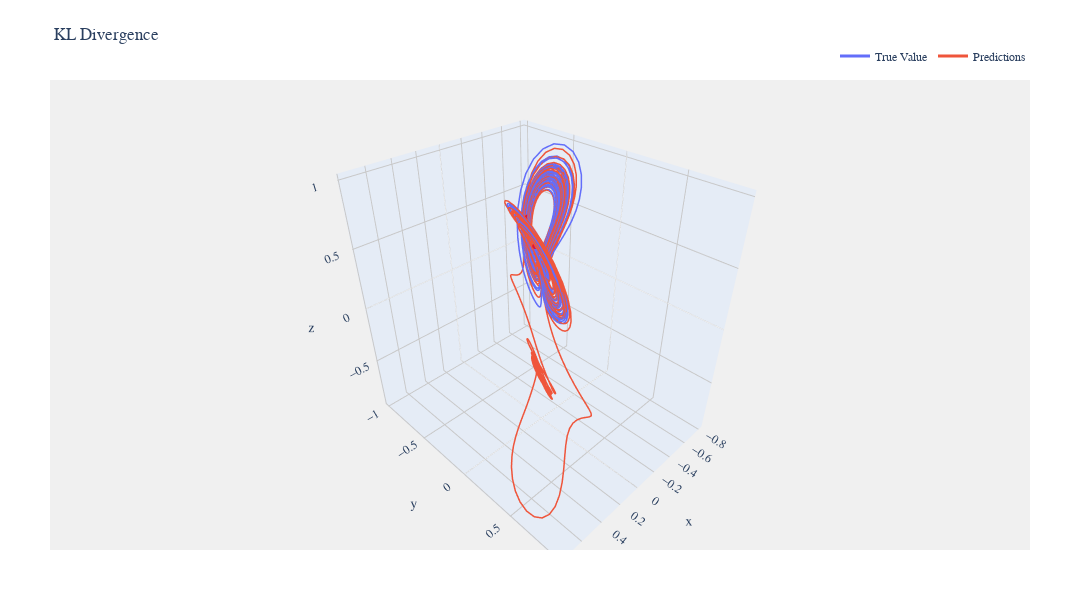

Notebook cell for this chart:
### Code cell
selected = 3
viz.compare_plot([data_10[sklidx[selected]]["true_value"], data_10[sklidx[selected]]["predictions"]], 
                 legend_names=["True Value", "Predictions"], 
                 title="Symmetric KL Divergence")

viz.compare_plot([data_10[jsidx[selected]]["true_value"], data_10[jsidx[selected]]["predictions"]], 
                 legend_names=["True Value", "Predictions"], 
                 title="Jensen-Shannon Divergence")

viz.compare_plot([data_10[klidx[selected]]["true_value"], data_10[klidx[selected]]["predictions"]], 
                 legend_names=["True Value", "Predictions"], 
                 title="KL Divergence")

### Figure 1 — Plotly figure (JSON) as saved in the notebook; plotly's stock layout.template omitted (floating-point values rounded to 4 significant figures; data arrays with more than 128 entries replaced by an {"elided": "..."} marker saying what was removed)
{"data": [{"hoverinfo": "x+y+z", "line": {"color": "#636EFA", "width": 3}, "mode": "lines", "name": "True Value", "type": "scatter3d", "x": {"elided": "2500 float values"}, "y": {"elided": "2500 float values"}, "z": {"elided": "2500 float values"}}, {"hoverinfo": "x+y+z", "marker": {"color": "limegreen", "size": 2}, "mode": "markers", "name": "Start 1", "showlegend": false, "type": "scatter3d", "x": [-0.3608], "y": [-0.4117], "z": [0.2703]}, {"hoverinfo": "x+y+z", "marker": {"color": "crimson", "size": 2}, "mode": "markers", "name": "End 1", "showlegend": false, "type": "scatter3d", "x": [0.009835], "y": [-0.05223], "z": [0.5999]}, {"hoverinfo": "x+y+z", "line": {"color": "#EF553B", "width": 3}, "mode": "lines", "name": "Predictions", "type": "scatter3d", "x": {"elided": "2500 float values"}, "y": {"elided": "2500 float values"}, "z": {"elided": "2500 float values"}}, {"hoverinfo": "x+y+z", "marker": {"color": "limegreen", "size": 2}, "mode": "markers", "name": "Start 2", "showlegend": false, "type": "scatter3d", "x": [-0.3613], "y": [-0.4153], "z": [0.265]}, {"hoverinfo": "x+y+z", "marker": {"color": "crimson", "size": 2}, "mode": "markers", "name": "End 2", "showlegend": false, "type": "scatter3d", "x": [-0.6036], "y": [-0.7632], "z": [0.3609]}], "layout": {"font": {"family": "Arial", "size": 12}, "height": 600, "legend": {"orientation": "h", "x": 1, "xanchor": "right", "y": 1.02, "yanchor": "bottom"}, "margin": {"b": 50, "l": 50, "r": 50, "t": 80}, "paper_bgcolor": "white", "plot_bgcolor": "rgb(240, 240, 240)", "scene": {"aspectmode": "data", "bgcolor": "rgb(240, 240, 240)", "xaxis": {"gridcolor": "rgb(200, 200, 200)", "showbackground": true}, "yaxis": {"gridcolor": "rgb(200, 200, 200)", "showbackground": true}, "zaxis": {"gridcolor": "rgb(200, 200, 200)", "showbackground": true}}, "showlegend": true, "title": {"text": "KL Divergence"}, "width": 1080}}
